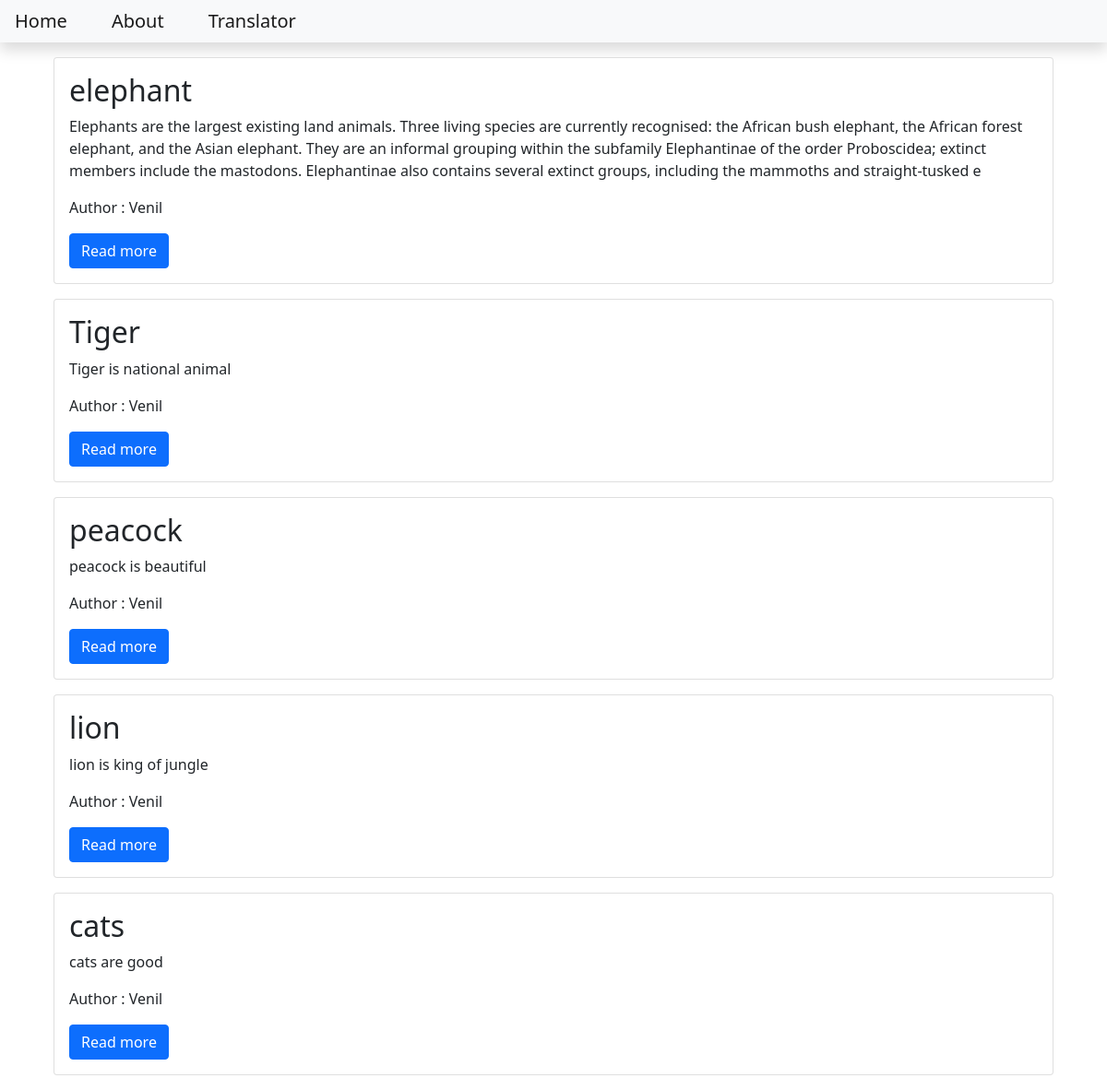
The page / on the database its author committed.
### blog/models.py (models this page shows, shortened)
class Post(models.Model):
    title = models.CharField(max_length=200)
    content = models.TextField()
    date_created = models.DateTimeField(auto_now_add=True)
    slug = models.SlugField(max_length=200,unique=True)
    author = models.ForeignKey(to=User,on_delete=models.CASCADE)
    status = models.IntegerField(choices=STATUS,default=0)

### blog/views.py (the view)
# urls.py: path('',views.PostList.as_view(),name="home")
class PostList(generic.ListView):
    queryset = Post.objects.filter(status=1).order_by('-date_created')
    template_name = "index.html"

### templates/index.html
{% extends 'base.html' %}
{% block content %}
    <div class="container">
        {% for post in post_list %}
            <div class="card m-3">
                <div class="card-body">
                    <h2 class="card-title">
                        {{post.title}}
                    </h2>
                    <p class="card-text">
                        {{post.content | slice:"400"}}
                    </p>
                    <p>
                        Author : {{post.author | title}}
                    </p>
                    <a class="btn btn-primary" href="{% url 'blog_view' post.slug %}">Read more</a>
                </div>
            </div>
        {% endfor %}
    </div>
{% endblock content %}

### templates/base.html (shortened to what this page needs)
<!DOCTYPE html>
<html lang="en">
<head>
    <link href="https://cdn.jsdelivr.net/npm/bootstrap@5.1.3/dist/css/bootstrap.min.css" rel="stylesheet">
</head>
<body>
            <nav class="navbar navbar-expand-lg navbar-light bg-light shadow mb-3" id="mainNav">
                <div class="collapse navbar-collapse" id="navbarResponsive">
                    <ul class="navbar-nav ml-auto">
                        <li class="nav-item ">
                            <a class="navbar-brand p-3 " href="{% url 'home' %}">Home</a>
                        </li>
                        <li>
                            <a class="navbar-brand p-3" href="{% url 'about_view' %}">About</a>
                        </li>
                        <li>
                            <a class="navbar-brand p-3" href="{% url 'translator_view' %}">Translator</a>
                        </li>
                    </ul>
                </div>
            </nav>
{% block content %}
{% endblock content %}
</body>
</html>

### rows shown on the page
Post: title "elephant", content "Elephants are the largest existing land animals. Three living species are currently recognised: the African bush elephant, the African forest elephant, and the Asian elephant. They are an informal grouping within the subfamily Elephantinae of the order Proboscidea; extinct members include the mastodons. Elephantinae also contains several extinct groups, including the mammoths and straight-tusked e", author "Venil"
Post: title "Tiger", content "Tiger is national animal", author "Venil"
Post: title "peacock", content "peacock is beautiful", author "Venil"
Post: title "lion", content "lion is king of jungle", author "Venil"
Post: title "cats", content "cats are good", author "Venil"
